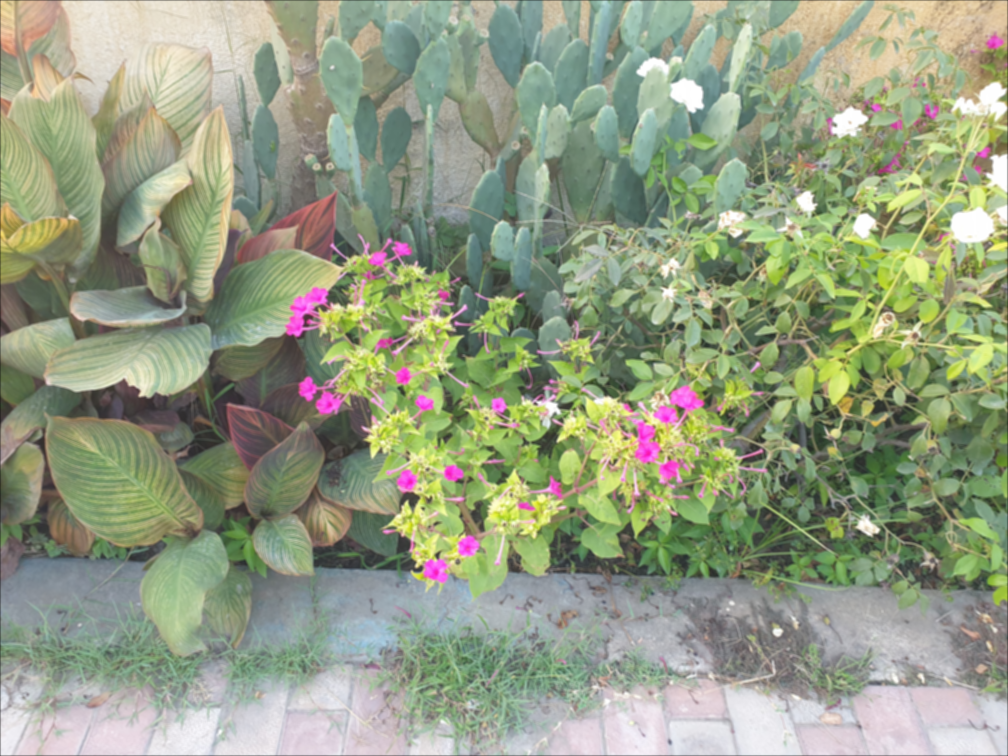
#> input picture HW2/q1/flowers.blur.png, 1008 x 756 px
$ python q1.py
#> lines starting #> are read from the running program, lines starting #| are printed output that depends on the picture
import numpy as np
import cv2
import matplotlib.pyplot as plt
from scipy import signal, ndimage


def filter_generate(img, D):
    (h, w) = img.shape[0:2]
    LPF = np.zeros((h, w))
    for i in range(h):
        for j in range(w):
            tmp = (i - h // 2)**2 + (j - w // 2)**2
            LPF[i, j] = np.exp(-tmp / (2 * D**2))
    HPF = 1 - LPF
    return [HPF, LPF]


def normalize(kernel_in):  # Map to the int(0, 255) range
    kernel = kernel_in.copy()
    kernel = kernel - np.amin(kernel)
    kernel = (kernel / np.amax(kernel)) * 255.0
    return np.uint8(kernel)


#****************************#
#********** part 1 **********#
#****************************#

img = np.float64(cv2.imread('flowers.blur.png'))

k = 11
gaussian = cv2.getGaussianKernel(k, 3)
gaussian = np.outer(gaussian, gaussian)


img_gauss = img.copy()
img_gauss[:, :, 0] = signal.convolve2d(img[:, :, 0], gaussian, 'same')
img_gauss[:, :, 1] = signal.convolve2d(img[:, :, 1], gaussian, 'same')
img_gauss[:, :, 2] = signal.convolve2d(img[:, :, 2], gaussian, 'same')


unsharp_mask = img - img_gauss
img_sharp1 = img + 0.5 * (unsharp_mask)


gaussian = cv2.resize(gaussian,
                      (int((600 / k) * gaussian.shape[1]),
                       int((600 / k) * gaussian.shape[0])))
cv2.imwrite('res01.jpg', normalize(gaussian))
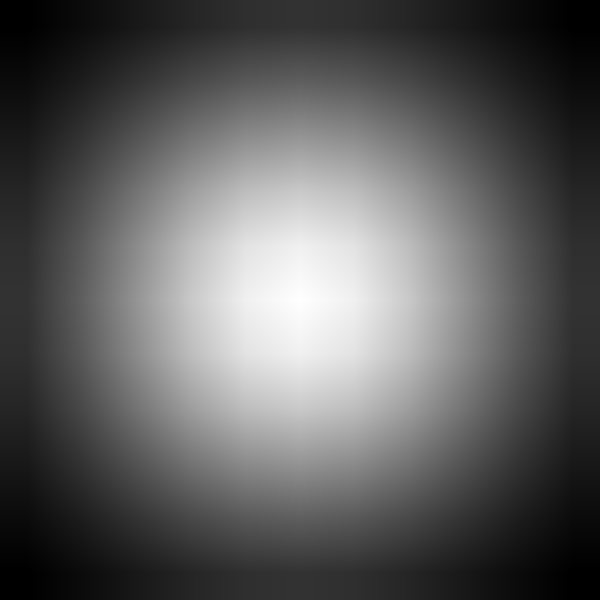
#> saved as res01.jpg: shape (600, 600); min 0, max 255, mean 93.7
cv2.imwrite('res02.jpg', normalize(img_gauss))
cv2.imwrite('res03.jpg', normalize(unsharp_mask))
cv2.imwrite('res04.jpg', normalize(img_sharp1))


#****************************#
#********** part 2 **********#
#****************************#

img = np.float64(cv2.imread('flowers.blur.png'))


k = 11
gauss_kernel = cv2.getGaussianKernel(k, 2.5)
gauss_kernel = np.outer(gauss_kernel, gauss_kernel)
LOG = ndimage.laplace(gauss_kernel)


img_LOG = img.copy()
img_LOG[:, :, 0] = signal.convolve2d(img[:, :, 0], LOG, 'same')
img_LOG[:, :, 1] = signal.convolve2d(img[:, :, 1], LOG, 'same')
img_LOG[:, :, 2] = signal.convolve2d(img[:, :, 2], LOG, 'same')
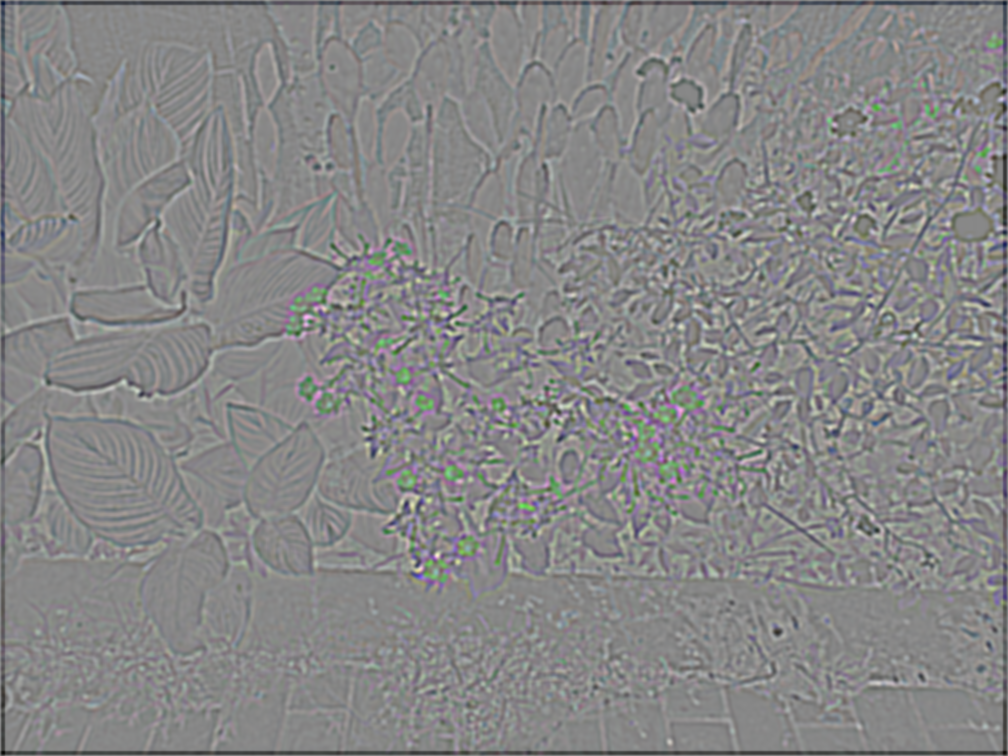
#> img_LOG: shape (756, 1008, 3) float64; mean B, G, R -0.105, -0.117, -0.117; drawn with min black and max white


img_sharp2 = img - 1.8 * (img_LOG)


LOG = cv2.resize(LOG,
                 (int((600 / k) * LOG.shape[1]),
                  int((600 / k) * LOG.shape[0])))
cv2.imwrite('res05.jpg', normalize(LOG))
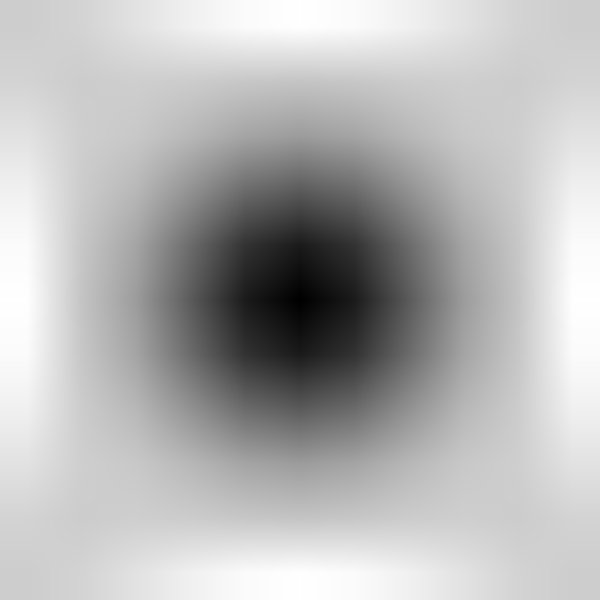
#> saved as res05.jpg: shape (600, 600); min 0, max 255, mean 182
cv2.imwrite('res06.jpg', normalize(img_LOG))
cv2.imwrite('res07.jpg', normalize(img_sharp2))


#****************************#
#********** part 3 **********#
#****************************#
img = cv2.imread('flowers.blur.png')
#> img is the input picture: shape (756, 1008, 3); mean B, G, R 131.2, 157.3, 148.6
img_hsv = cv2.cvtColor(img, cv2.COLOR_BGR2HSV)
#> img_hsv: shape (756, 1008, 3); mean H, S, V 58.9, 55.9, 162.4
img_hsv[:, :, 2] = img_hsv[:, :, 2].astype(np.float64)
value = img_hsv[:, :, 2]
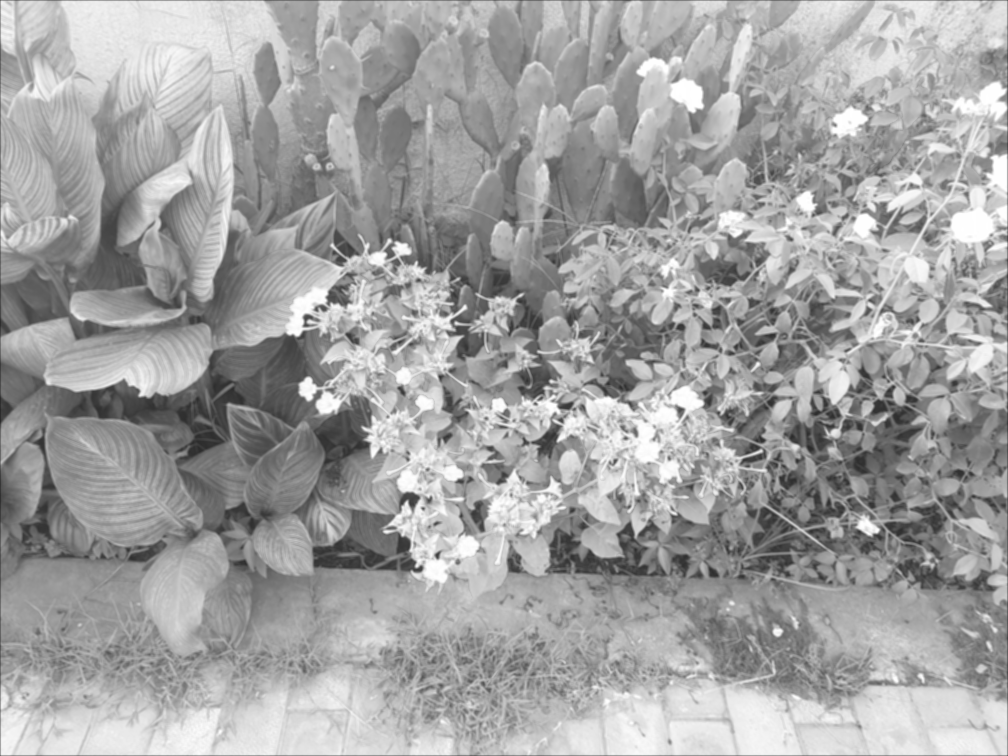
#> value: shape (756, 1008); min 41, max 255, mean 162.4

[HPF, _] = filter_generate(img, 80)
#> after the loop in filter_generate, `for i in range(h):`:
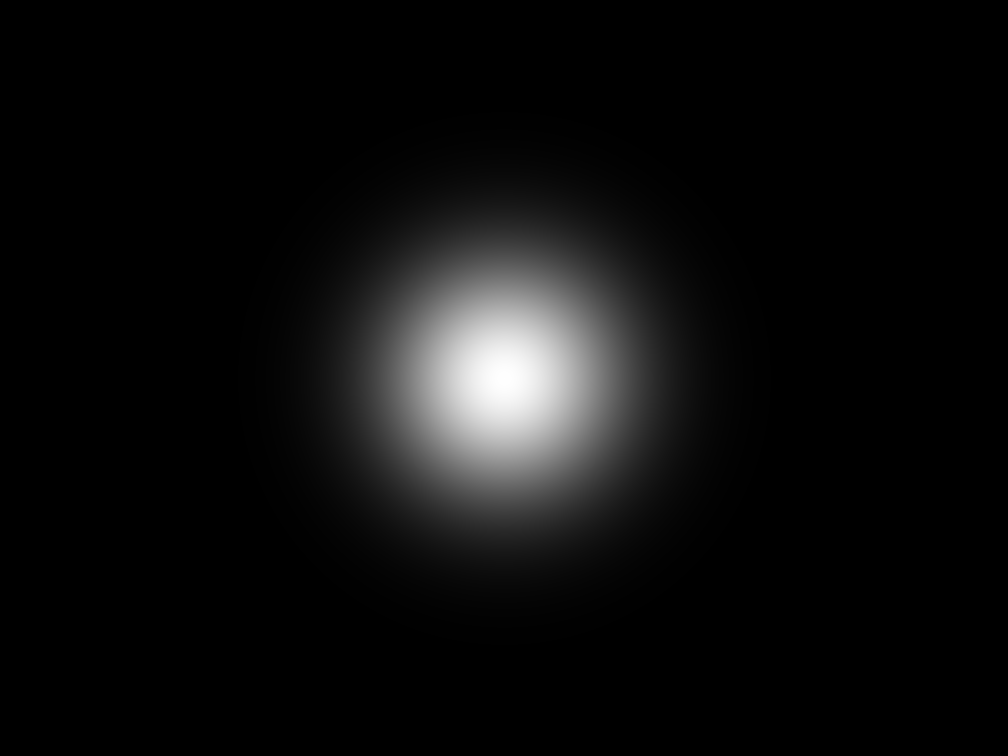
#> LPF: shape (756, 1008) float64; min 3.42e-14, max 1, mean 0.0528
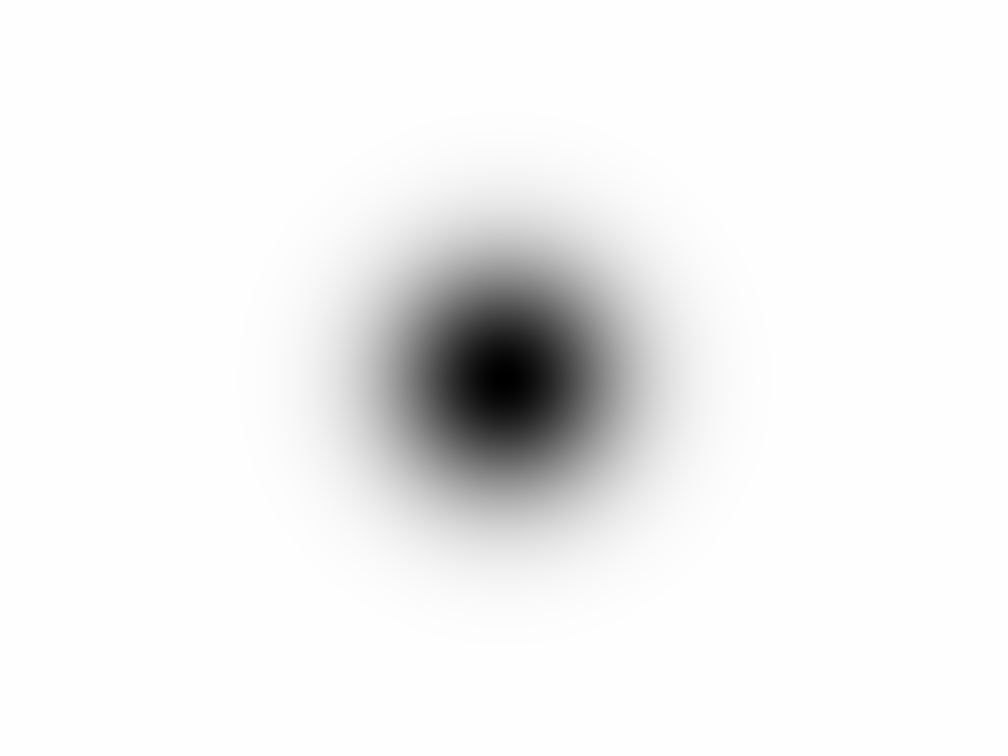
#> HPF: shape (756, 1008) float64; min 0, max 1, mean 0.947


value_FFT = np.fft.fftshift(np.fft.fft2(value))
filtered_value_FFT = np.multiply(value_FFT, (0.2 * HPF + 1))

img_hsv[:, :, 2] = normalize(
    np.real(np.fft.ifft2(np.fft.ifftshift(filtered_value_FFT))))
#> img_hsv: shape (756, 1008, 3); mean H, S, V 58.9, 55.9, 143
img_hsv[:, :, 2] = img_hsv[:, :, 2].astype(np.uint8)


img_sharp3 = cv2.cvtColor(img_hsv, cv2.COLOR_HSV2BGR)


cv2.imwrite('res08.jpg', normalize(np.log10(np.abs(value_FFT) + 0.001)))
#> in normalize (call 9), `kernel = kernel_in.copy()`:
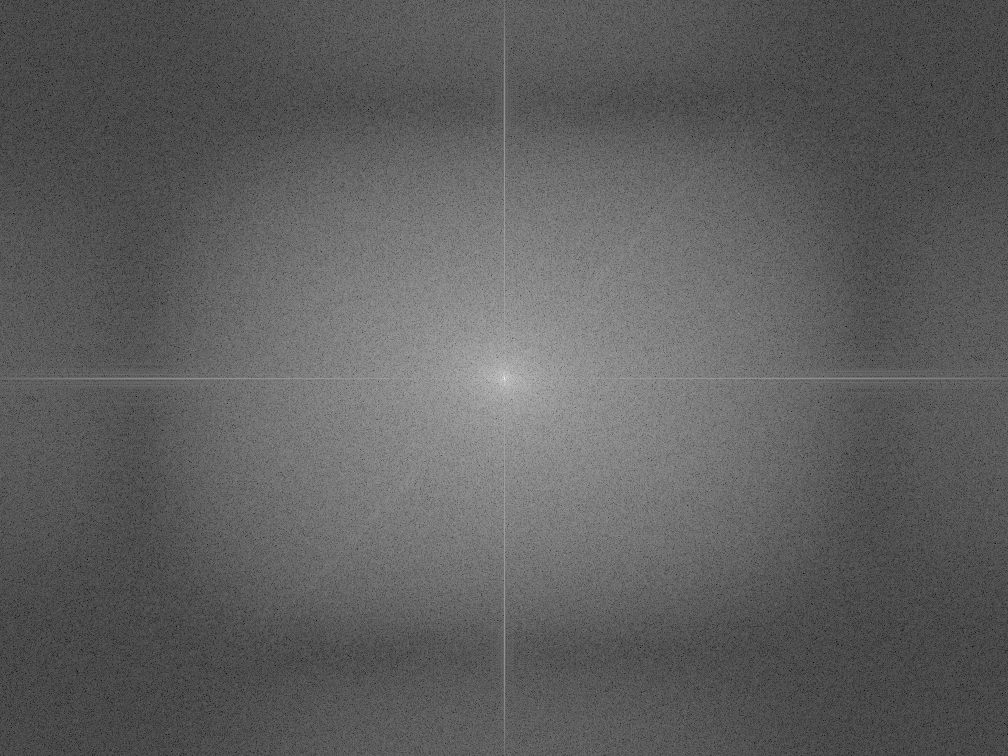
#> kernel: shape (756, 1008) float64; min 0.203, max 8.09, mean 3.15; drawn with min black and max white
cv2.imwrite('res09.jpg', normalize(HPF))
cv2.imwrite('res10.jpg',normalize(np.log10(np.abs(filtered_value_FFT) +0.001)))
cv2.imwrite('res11.jpg', img_sharp3)


#****************************#
#********** part 4 **********#
#****************************#
img = cv2.imread('flowers.blur.png')
img_hsv = cv2.cvtColor(img, cv2.COLOR_BGR2HSV)
img_hsv[:, :, 2] = img_hsv[:, :, 2]
value = np.float64(img_hsv[:, :, 2])


value_FFT = np.fft.fftshift(np.fft.fft2(value))


(c1, c2) = (img.shape[0] // 2, img.shape[1] // 2)
#> c1 = 378; c2 = 504
coeff = np.zeros(value_FFT.shape)
for i in range(c1):
    for j in range(c2):
        x = (i**2 + j**2)
        coeff[c1 + i, c2 + j] = x
        coeff[c1 + i, c2 - j] = x
        coeff[c1 - i, c2 + j] = x
        coeff[c1 - i, c2 - j] = x
value_FFT_filtered = np.multiply(4 * coeff * ((np.pi)**2), value_FFT)


value_filtered = np.real(np.fft.ifft2(np.fft.ifftshift(value_FFT_filtered)))
img_hsv[:, :, 2] = normalize((value + 0.0000005 * value_filtered))
img_sharp4 = cv2.cvtColor(img_hsv, cv2.COLOR_HSV2BGR)


cv2.imwrite('res12.jpg',normalize(np.log10(np.abs(value_FFT_filtered) +0.001)))
cv2.imwrite('res13.jpg', normalize(value_filtered))
cv2.imwrite('res14.jpg', img_sharp4)
